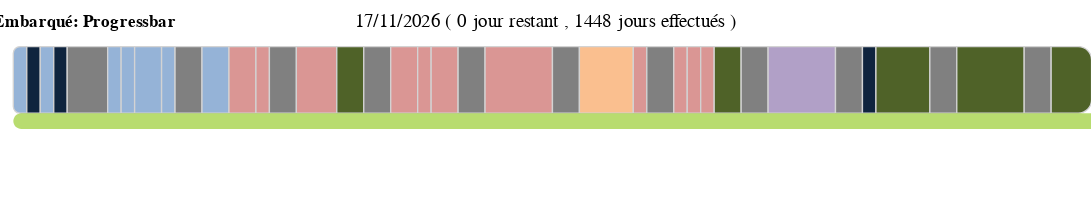

This figure's Vega-Lite source:
### Vega specification from a JSON file in a GitHub repository (floating-point values rounded to 4 significant figures)
{"$schema": "https://vega.github.io/schema/vega/v5.json", "width": 800, "height": 130, "padding": 10, "title": {"text": "Formation C/C++ Embarqué: Progressbar"}, "signals": [{"name": "currentDate", "update": "now()"}, {"name": "currentDay", "update": "date(currentDate)"}, {"name": "currentMonth", "update": "month(currentDate)"}, {"name": "currentYear", "update": "year(currentDate)"}, {"name": "today", "update": "utc(currentYear, currentMonth, currentDay)"}, {"name": "startDate", "update": "utc(2022,10,7)"}, {"name": "endDate", "update": "utc(2023,0,25)"}, {"name": "days", "update": "utcSequence('day', startDate, utcOffset('day', endDate))"}, {"name": "module", "update": "data('currentModule')[0]"}, {"name": "daysRemaining", "update": "length(utcSequence('day', today, utcOffset('day',endDate))) - (length(data('joursReposFuturs'))>0?data('joursReposFuturs')[0].total:0)"}, {"name": "daysAchieved", "update": "length(utcSequence('day', startDate, utcOffset('day',today))) - (length(data('joursReposPasses'))>0?data('joursReposPasses')[0].total:0) - 1"}, {"name": "progressPercent", "update": "min(1,scale('x',today)/width)"}], "data": [{"name": "dates", "format": {"parse": {"debut": "utc:%Y-%m-%d", "fin": "utc:%Y-%m-%d"}}, "values": [{"debut": "2022-11-7", "fin": "2022-11-7", "module": "Algorithmie", "code": 9601, "type": "Environnement", "enseignant": "Didier Razon"}, {"debut": "2022-11-8", "fin": "2022-11-8", "module": "Rôle et comportement du consultant", "code": 6480, "type": "Comportement", "enseignant": "Sylvie Deprez"}, {"debut": "2022-11-9", "fin": "2022-11-9", "module": "Algorithmie", "code": 8082, "type": "Environnement", "enseignant": "Didier Razon"}, {"debut": "2022-11-10", "fin": "2022-11-10", "module": "Rôle et comportement du consultant", "code": 3930, "type": "Comportement", "enseignant": "Sylvie Deprez"}, {"debut": "2022-11-11", "fin": "2022-11-13", "module": "Week-end", "code": 0, "type": "Repos", "enseignant": ""}, {"debut": "2022-11-14", "fin": "2022-11-14", "module": "Présentation Linux", "code": 2467, "type": "Environnement", "enseignant": "Steeve Assous"}, {"debut": "2022-11-15", "fin": "2022-11-15", "module": "Commandes Linux", "code": 7591, "type": "Environnement", "enseignant": "Steeve Assous"}, {"debut": "2022-11-16", "fin": "2022-11-17", "module": "Shell Script", "code": 4980, "type": "Environnement", "enseignant": "Steeve Assous"}, {"debut": "2022-11-18", "fin": "2022-11-18", "module": "Administration Linux", "code": 1797, "type": "Environnement", "enseignant": "Marc Brayer"}, {"debut": "2022-11-19", "fin": "2022-11-20", "module": "Week-end", "code": 0, "type": "Repos", "enseignant": ""}, {"debut": "2022-11-21", "fin": "2022-11-22", "module": "Administration Linux", "code": 1797, "type": "Environnement", "enseignant": "Marc Brayer"}, {"debut": "2022-11-23", "fin": "2022-11-24", "module": "GIT", "code": 2190, "type": "Développement", "enseignant": "Steeve Assous"}, {"debut": "2022-11-25", "fin": "2022-11-25", "module": "Programmation C", "code": 9443, "type": "Développement", "enseignant": "Steeve Assous"}, {"debut": "2022-11-26", "fin": "2022-11-27", "module": "Week-end", "code": 0, "type": "Repos", "enseignant": ""}, {"debut": "2022-11-28", "fin": "2022-11-30", "module": "Programmation C", "code": 9443, "type": "Développement", "enseignant": "Steeve Assous"}, {"debut": "2022-12-01", "fin": "2022-12-02", "module": "Projet C", "code": 7509, "type": "Projet", "enseignant": "Steeve Assous"}, {"debut": "2022-12-03", "fin": "2022-12-04", "module": "Week-end", "code": 0, "type": "Repos", "enseignant": ""}, {"debut": "2022-12-05", "fin": "2022-12-06", "module": "Introduction au processus de test dans le développement logiciel", "code": 6096, "type": "Développement", "enseignant": "Khouloud Mejdoub"}, {"debut": "2022-12-07", "fin": "2022-12-07", "module": "Dev. Open Source", "code": 7468, "type": "Développement", "enseignant": "Steeve Assous"}, {"debut": "2022-12-08", "fin": "2022-12-09", "module": "C Vers C++ 11", "code": 4332, "type": "Développement", "enseignant": "Steeve Assous"}, {"debut": "2022-12-10", "fin": "2022-12-11", "module": "Week-end", "code": 0, "type": "Repos", "enseignant": ""}, {"debut": "2022-12-12", "fin": "2022-12-16", "module": "C Vers C++ 11", "code": 4332, "type": "Développement", "enseignant": "Steeve Assous"}, {"debut": "2022-12-17", "fin": "2022-12-18", "module": "Week-end", "code": 0, "type": "Repos", "enseignant": ""}, {"debut": "2022-12-19", "fin": "2022-12-22", "module": "Temps Réel", "code": 6944, "type": "Temps Réel", "enseignant": "Albert Pais"}, {"debut": "2022-12-23", "fin": "2022-12-23", "module": "C Vers C++ 11", "code": 9142, "type": "Développement", "enseignant": "Steeve Assous"}, {"debut": "2022-12-24", "fin": "2022-12-25", "module": "Week-end", "code": 0, "type": "Repos", "enseignant": ""}, {"debut": "2022-12-26", "fin": "2022-12-26", "module": "C Vers C++ 11", "code": 9142, "type": "Développement", "enseignant": "Steeve Assous"}, {"debut": "2022-12-27", "fin": "2022-12-27", "module": "Sqlite", "code": 5512, "type": "Développement", "enseignant": "Steeve Assous"}, {"debut": "2022-12-28", "fin": "2022-12-28", "module": "Debug", "code": 1202, "type": "Développement", "enseignant": "Steeve Assous"}, {"debut": "2022-12-29", "fin": "2022-12-30", "module": "Projet C++", "code": 1893, "type": "Projet", "enseignant": "Steeve Assous"}, {"debut": "2022-12-31", "fin": "2023-01-01", "module": "Week-end", "code": 0, "type": "Repos", "enseignant": ""}, {"debut": "2023-01-02", "fin": "2023-01-06", "module": "Linux Embarqué", "code": 2688, "type": "Embarqué", "enseignant": "Marc Brayer"}, {"debut": "2023-01-07", "fin": "2023-01-08", "module": "Week-end", "code": 0, "type": "Repos", "enseignant": ""}, {"debut": "2023-01-09", "fin": "2023-01-09", "module": "Présenter ses nouvelles compétences", "code": 3426, "type": "Comportement", "enseignant": "Sylvie Deprez"}, {"debut": "2023-01-10", "fin": "2023-01-13", "module": "Projet Final & Soutenance", "code": 2139, "type": "Projet", "enseignant": "Steeve Assous"}, {"debut": "2023-01-14", "fin": "2023-01-15", "module": "Week-end", "code": 0, "type": "Repos", "enseignant": ""}, {"debut": "2023-01-16", "fin": "2023-01-20", "module": "Projet Final & Soutenance", "code": 2139, "type": "Projet", "enseignant": "Steeve Assous"}, {"debut": "2023-01-21", "fin": "2023-01-22", "module": "Week-end", "code": 0, "type": "Repos", "enseignant": ""}, {"debut": "2023-01-23", "fin": "2023-01-25", "module": "Projet Final & Soutenance", "code": 2139, "type": "Projet", "enseignant": "Steeve Assous"}], "transform": [{"type": "formula", "expr": "time(datum.debut)", "as": "debut"}, {"type": "formula", "expr": "time(datum.fin)", "as": "fin"}]}, {"name": "currentModule", "source": "dates", "transform": [{"type": "filter", "expr": "datum.debut<=today && datum.fin>=today"}]}, {"name": "joursReposFuturs", "source": "dates", "transform": [{"type": "filter", "expr": "datum.type==='Repos' && today <= datum.fin"}, {"type": "formula", "expr": "length(utcSequence('day', (today>datum.debut ? today : datum.debut), utcOffset('day',datum.fin)))", "as": "nb"}, {"type": "aggregate", "fields": ["nb"], "ops": ["sum"], "as": ["total"]}]}, {"name": "joursReposPasses", "source": "dates", "transform": [{"type": "filter", "expr": "datum.type==='Repos' && today >= datum.debut"}, {"type": "formula", "expr": "length(utcSequence('day', (today<=datum.fin ? today : datum.debut), utcOffset('day',datum.fin)))", "as": "nb"}, {"type": "aggregate", "fields": ["nb"], "ops": ["sum"], "as": ["total"]}]}], "scales": [{"name": "x", "type": "linear", "domain": {"data": "dates", "fields": ["debut", "fin"]}, "zero": false, "range": "width"}, {"name": "type", "type": "ordinal", "domain": {"data": "dates", "field": "type"}, "range": ["#95b3d7", "#0f243e", "gray", "#da9694", "#4f6228", "#fabf8f", "#b1a0c7"]}], "legends": [{"fill": "type", "direction": "horizontal", "orient": "bottom"}], "marks": [{"type": "rect", "from": {"data": "dates"}, "encode": {"enter": {"yc": {"value": 50}, "height": {"value": 50}, "x": {"field": "debut", "scale": "x"}, "x2": {"signal": "utcOffset('day',datum.fin)", "scale": "x"}, "cornerRadiusTopLeft": [{"test": "datum.debut === startDate", "value": 10}], "cornerRadiusBottomLeft": [{"test": "datum.fin === startDate", "value": 10}], "cornerRadiusTopRight": [{"test": "datum.fin === endDate", "value": 10}], "cornerRadiusBottomRight": [{"test": "datum.fin === endDate", "value": 10}], "stroke": {"value": "lightgray"}, "tooltip": {"signal": "{'module':datum.module, 'type':datum.type, 'code':datum.code, 'enseignant':datum.enseignant, 'début':timeFormat(datum.debut, '%d/%m'), 'fin':timeFormat(datum.fin , '%d/%m')}"}}, "update": {"fill": {"field": "type", "scale": "type"}}, "hover": {"fill": {"value": "greenyellow"}}}}, {"type": "rect", "name": "progress", "interactive": false, "encode": {"enter": {"y": {"value": 75}, "height": {"value": 12}, "x": {"signal": "startDate", "scale": "x"}, "x2": {"signal": "today", "scale": "x"}, "cornerRadius": {"value": 10}, "fill": {"value": "yellowGreen"}, "fillOpacity": {"value": 0.7}}}}, {"type": "text", "from": {"data": "progress"}, "interactive": false, "encode": {"enter": {"y": {"signal": "datum.y", "offset": 1}, "x": {"signal": "datum.width", "mult": 0.5}, "align": {"value": "center"}, "baseline": {"value": "top"}, "text": {"signal": "format(progressPercent, '.0%')"}}}}, {"type": "rect", "from": {"data": "currentModule"}, "interactive": false, "encode": {"enter": {"yc": {"value": 50}, "height": {"value": 60}, "x": {"signal": "today", "scale": "x"}, "x2": {"signal": "utcOffset('day',today)", "scale": "x"}, "cornerRadius": {"value": 10}, "fill": {"field": "type", "scale": "type"}}}}, {"type": "text", "encode": {"enter": {"yc": {"value": 10}, "xc": {"signal": "width", "mult": 0.5}, "align": {"value": "center"}, "fontSize": {"value": 14}, "text": {"signal": "timeFormat(today,'%d/%m/%Y')+' ( '+daysRemaining+' jour'+(daysRemaining>1?'s':'')+' restant , '+daysAchieved+' jour'+(daysAchieved>1?'s':'')+' effectué' +(daysAchieved>1?'s':'')+' )'"}}}}, {"type": "text", "encode": {"enter": {"yc": {"value": 100}, "x": {"signal": "width", "mult": 0.5}, "fontSize": {"value": 14}, "fontWeight": {"value": "bold"}, "align": {"value": "right"}, "text": [{"test": "module.type != 'Repos'", "value": ["Code:", "Module:", "Enseignant(e):"]}, {"value": "Module:"}]}}}, {"type": "text", "encode": {"enter": {"yc": {"value": 100}, "x": {"signal": "width", "mult": 0.5}, "fontSize": {"value": 14}, "align": {"value": "left"}, "text": [{"test": "module.type != 'Repos'", "signal": "[module.code, module.module, module.enseignant]"}, {"signal": "module.module"}]}}}]}
